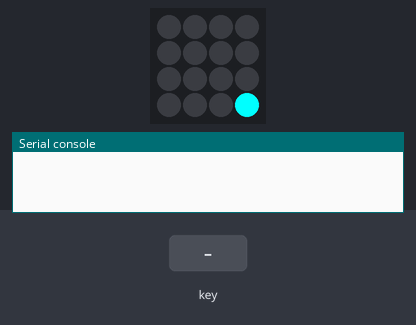
Simulated run of this program. Board: Raspberry Pi Pico running CircuitPython. On the bench: 4×4 RGB LED matrix, the last lines printed to the serial console. The inputs (shaded band) are chosen by the test bench. USB keyboard and mouse output is not drawn.

Above: at 1.53 s.
2.9 s: key number 0 pressed for 0.2 s
At 3.02 s:
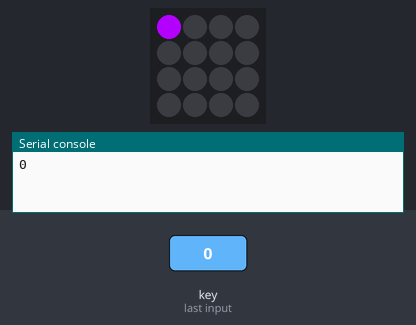
4.6 s: key number 2 pressed for 0.2 s
At 5.0 s:
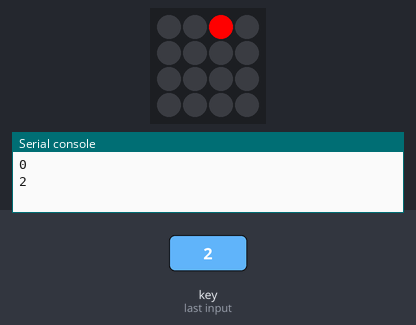
6.1 s: key number 4 pressed for 0.2 s
7.8 s: key number 0 pressed for 0.2 s
Timing chart, 0 to 10.5 s (numbered marks = the images above; inputs shaded):
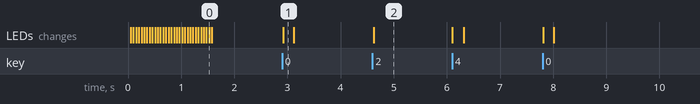

The program:

neotrellis_key.py
```python
import time
import board
import busio
import usb_hid
from adafruit_hid.keyboard import Keyboard
from adafruit_hid.keycode import Keycode
from adafruit_neotrellis.neotrellis import NeoTrellis

i2c_bus = busio.I2C(scl=board.GP1, sda=board.GP0)

keyboard = Keyboard(usb_hid.devices)

trellis = NeoTrellis(i2c_bus)

# some color definitions
OFF = (0, 0, 0)
RED = (255, 0, 0)
YELLOW = (255, 150, 0)
GREEN = (0, 255, 0)
CYAN = (0, 255, 255)
BLUE = (0, 0, 255)
PURPLE = (180, 0, 255)

# this will be called when button events are received
def blink(event):
    # turn the LED on when a rising edge is detected
    if event.edge == NeoTrellis.EDGE_RISING:
        if event.number == 2:
            trellis.pixels[event.number] = RED
            keyboard.press(Keycode.R)
        elif event.number == 1:
            trellis.pixels[event.number] = YELLOW
            trellis.pixels[2] = OFF
            trellis.pixels[3] = OFF
            keyboard.press(Keycode.X)
        elif event.number == 3:
            trellis.pixels[event.number] = GREEN
            keyboard.press(Keycode.SPACE)
        elif event.number == 0:
            trellis.pixels[event.number] = PURPLE
            keyboard.press(Keycode.HOME)
        else:
            trellis.pixels[event.number] = BLUE
        print(event.number)
    # turn the LED off when a rising edge is detected
    elif event.edge == NeoTrellis.EDGE_FALLING:
        if event.number == 2:
            keyboard.release(Keycode.R)
        elif event.number == 3:
            keyboard.release(Keycode.SPACE)
        elif event.number == 1:
            keyboard.release(Keycode.X)
            trellis.pixels[event.number] = OFF
        elif event.number == 0:
            keyboard.release(Keycode.HOME)
            trellis.pixels[event.number] = OFF
        else:
            trellis.pixels[event.number] = OFF


for i in range(16):
    # activate rising edge events on all keys
    trellis.activate_key(i, NeoTrellis.EDGE_RISING)
    # activate falling edge events on all keys
    trellis.activate_key(i, NeoTrellis.EDGE_FALLING)
    # set all keys to trigger the blink callback
    trellis.callbacks[i] = blink

    # cycle the LEDs on startup
    if i % 2 == 0:
        trellis.pixels[i] = PURPLE
    else:
        trellis.pixels[i] = CYAN
    time.sleep(0.05)

for i in range(16):
    trellis.pixels[i] = OFF
    time.sleep(0.05)

while True:
    # call the sync function call any triggered callbacks
    trellis.sync()
    # the trellis can only be read every 17 millisecons or so
    time.sleep(0.02)
```

Measured:
- after the input at 2.9 s, the LEDs: change at once (image 1)
- after the input at 4.6 s, the LEDs: change at once (image 2)
